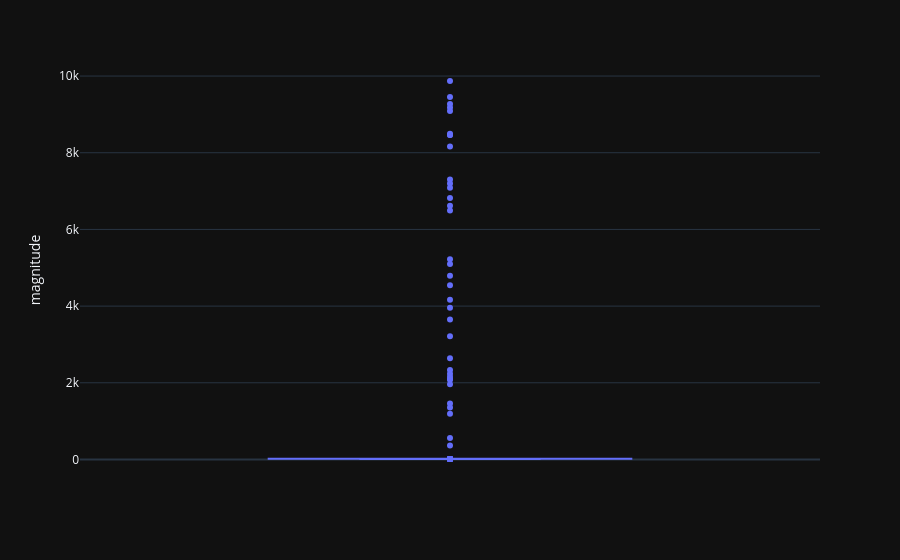

Notebook code cell kept with this figure:
### Code cell
# mpc_obs_filtered_df.magnitude.plot(kind='box')
px.box(mpc_obs_proceed_df, y='magnitude', template= 'plotly_dark')

### Figure 1 — Plotly figure (JSON) as saved in the notebook; plotly's stock layout.template omitted (floating-point values rounded to 4 significant figures; data arrays with more than 128 entries replaced by an {"elided": "..."} marker saying what was removed)
{"data": [{"alignmentgroup": "True", "hovertemplate": "magnitude=%{y}<extra></extra>", "legendgroup": "", "marker": {"color": "#636efa"}, "name": "", "notched": false, "offsetgroup": "", "orientation": "v", "showlegend": false, "type": "box", "x0": " ", "xaxis": "x", "y": {"elided": "4041 float values"}, "y0": " ", "yaxis": "y"}], "layout": {"boxmode": "group", "legend": {"tracegroupgap": 0}, "margin": {"t": 60}, "xaxis": {"anchor": "y", "domain": [0, 1]}, "yaxis": {"anchor": "x", "domain": [0, 1], "title": {"text": "magnitude"}}}}
